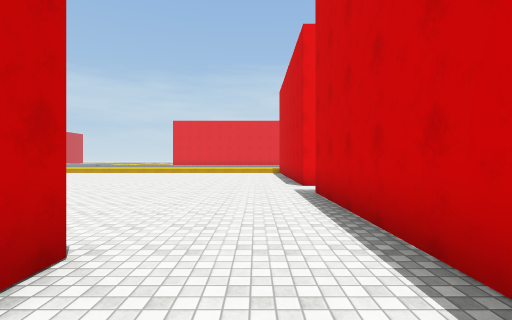
View 1 (above)

24 first-person views from a walk through a 3-D level made in the Unity game engine. The camera is 1.5 m above the floor, looks level and sees 85° across. The floor is counted in squares, 2 m on a side. Each view is taken from the middle of a square. On the plan, view 1 faces up. The plan holds only what a view shows up to about 10 squares ahead; the rest is blank. The place goes on beyond the plan. The player is left out. Surface patterns are stand-ins for the level's own textures.

View 2
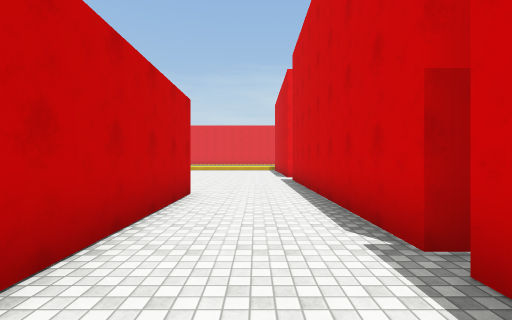

View 3
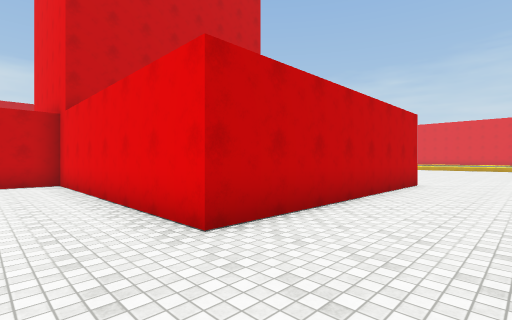

View 4
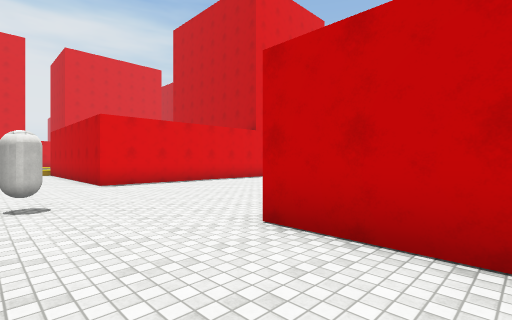

View 5
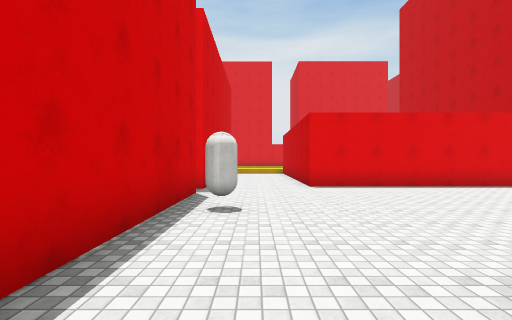

View 6
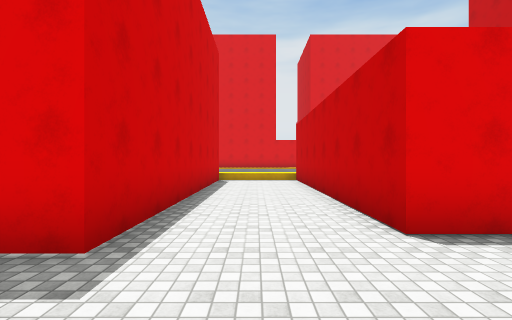

View 7
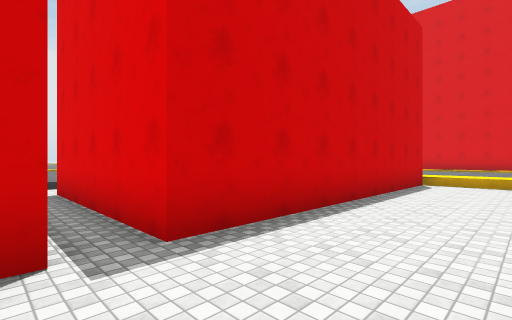

View 8
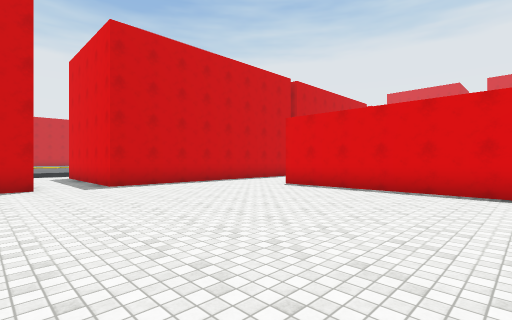

View 9
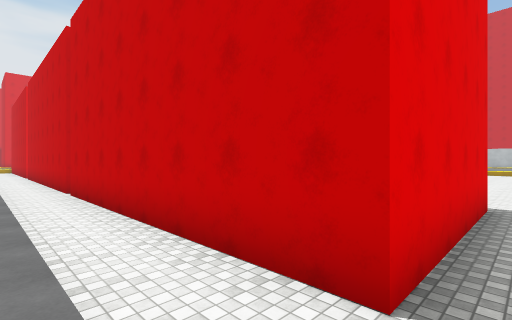

View 10
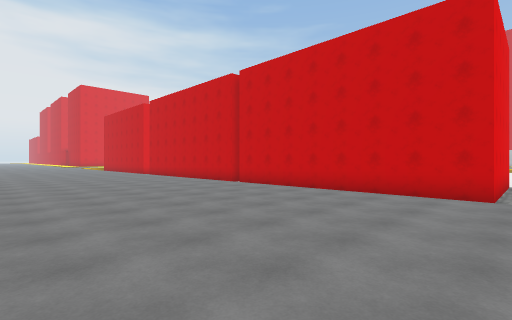

View 11
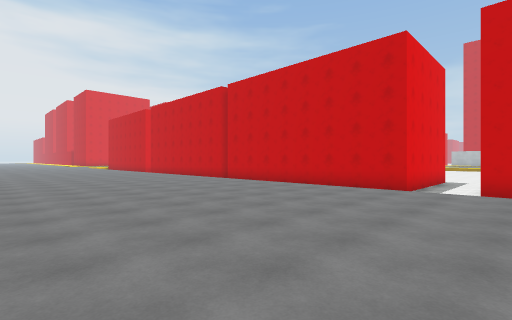

View 12
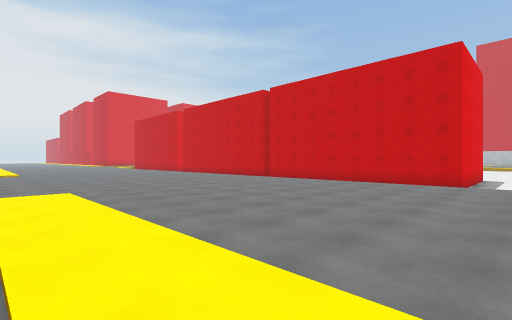

View 13
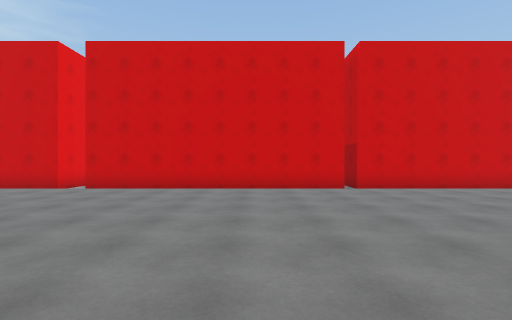

View 14
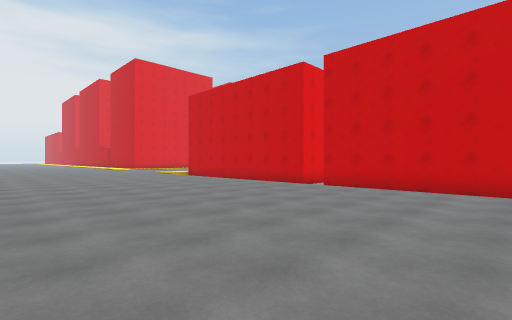

View 15
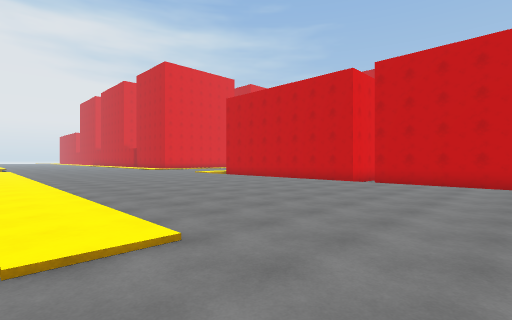

View 16
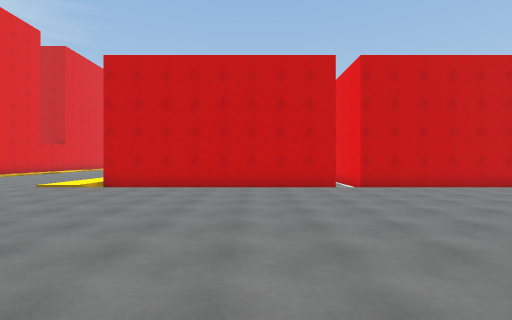

View 17
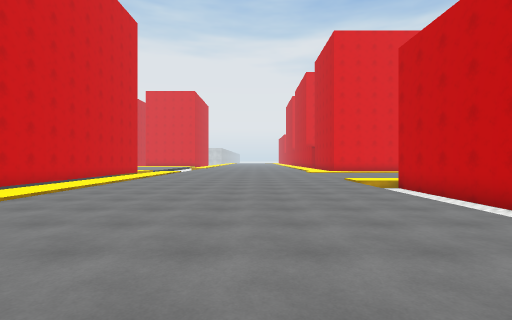

View 18
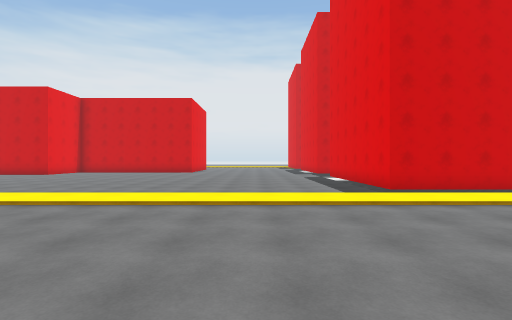

View 19
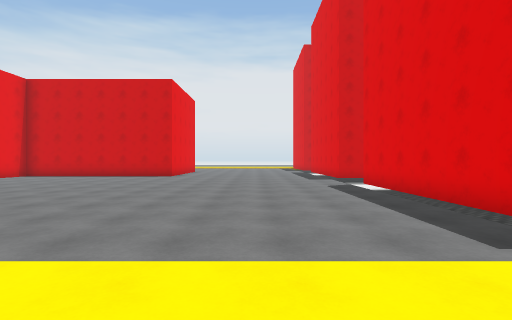

View 20
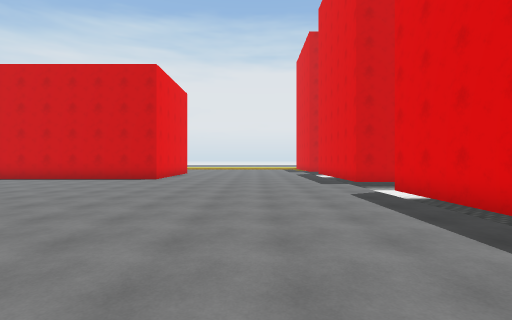

View 21
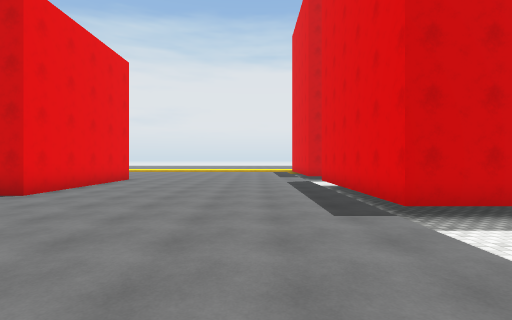

View 22
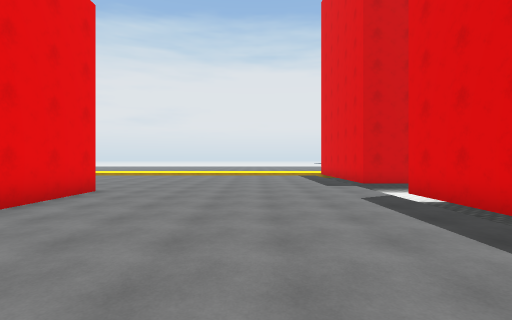

View 23
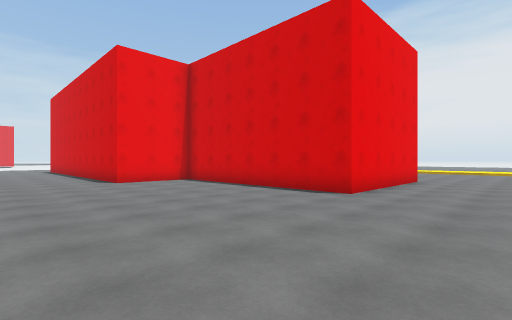

View 24
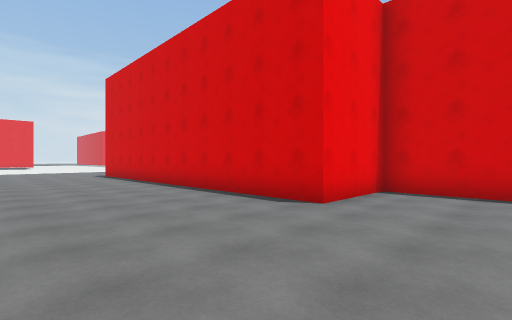

### Floor plan
Key: @ floor where view 1 was taken; # wall or solid block; . main floor; - floor 0.5 m lower than the main floor; / step, stairs or slope; C capsule.
Columns run from 7 left of view 1 to 36 right of it. Each row starts with its distance up from view 1.
 10  --------#
  9 ---------#   # ........
  8 ---------#   # ........./
  7 -------------- ........./
  6 ---------#####-........./    ..
  5 ---------#   #-........./    ...
  4 ---------#   #-........./    ....#
  3 ---------#   #-........./   .....#
  2 ######---#   #-........./   .....#
  1      #---#   #-........//   .....#
  0      #-@-#   #-..........   .....#
 -1      #---#  ##-..........   .....#
 -2      #----   --.........    .....#
 -3      #---#   #-.........    .....###
 -4      #---    #-.........    .......#
 -5 ######---    #-.........    .......#
 -6 ---------#   #-..........  ........#
 -7 ---------#   # ....................#
 -8    -----C#   # ....................#
 -9   -------#   # ........./..........#      ..
-10  --------#   # ........./..........#####....
-11 ---------------........./...................
-12 ######---##### ........./...................
-13      #---#   # ........./...................
-14      #---#   # ........./...................
-15      #---#   #-........./...................
-16      #---#   #-........./...................
-17      #---#   #-.........////////////////////
-18      #---#   #-........./#######--######--##
-19      #---#   #-........./#       -#       #
-20        ..    .........../#

Where each view was taken, in squares from view 1:
view 1: 0 up, 0 right, facing up
view 2: 4 down, 0 right, facing up
view 3: 7 down, 1 right, facing up-left
view 4: 3 down, 1 right, facing down-left
view 5: 4 down, 0 right, facing down
view 6: 9 down, 0 right, facing down
view 7: 10 down, 1 left, facing down-right
view 8: 9 up, 7 left, facing down-right
view 9: 7 up, 8 right, facing down-left
view 10: 7 up, 14 right, facing down-left
view 11: 9 up, 15 right, facing down-left
view 12: 8 up, 17 right, facing down-left
view 13: 5 down, 15 right, facing left
view 14: 5 down, 15 right, facing down-left
view 15: 6 down, 17 right, facing down-left
view 16: 14 down, 16 right, facing left
view 17: 10 down, 11 right, facing down
view 18: 14 down, 11 right, facing right
view 19: 14 down, 15 right, facing right
view 20: 14 down, 17 right, facing right
view 21: 15 down, 22 right, facing right
view 22: 14 down, 26 right, facing right
view 23: 13 down, 22 right, facing up-right
view 24: 6 down, 21 right, facing up-right
